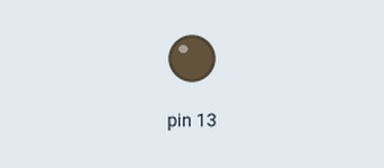
Recording of a sketch running on a simulated Arduino Uno, built with avr-gcc and run on an emulated ATmega328P. On the bench: output pins drawn as LEDs (lit = HIGH).

Above: at 1.0 s.
At 3.0 s:
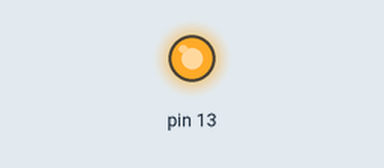
Timing chart, 0 to 5.2 s (numbered marks = the images above):
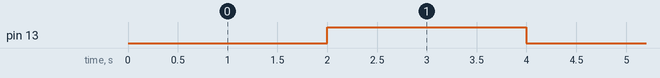

The sketch:

iot_practice_led_1_interrupt_2sec.ino
```cpp
int i;
void setup() {
  // put your setup code here, to run once:
  i = 0X00;
  TCCR1A=0;
  TCCR1B=0;

  DDRB=0X20;

  TCNT1=0X85ED;
  TCCR1B=0X05;

  TIMSK1=0X01;
}

void loop() {
  // put your main code here, to run repeatedly:
}

ISR(TIMER1_OVF_vect){
  TCNT1=0X85ED;

  if(i==0X00){
    PORTB=0X20;
    i=0X01;
  }
  else{
    PORTB=0X00;
    i=0X00;
  }
}
```

Measured:
- by itself, pin 13: alternates HIGH for 2.0 s and LOW for 2.0 s
